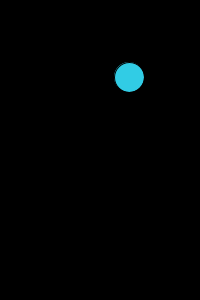
Frame 1 (no input)
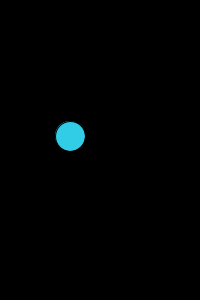
Frame 60 (the mouse pressed at the canvas centre just before this capture)
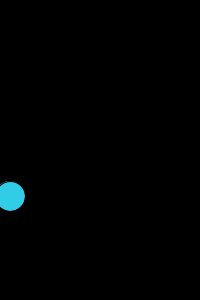
Frame 120 (the mouse held since frame 60 and released just before this capture)

The Processing sketch that drew these frames (run headless with seeded random() and noise(); from frame 60 on, the mouse is pressed at the canvas centre):

// Processing sketch: processing_82811
// ── processing_82811.pde

//Amy C. Bouncing Ball, Computer Programming 4/5
Ball hi;
void setup()
{
  hi = new Ball();
  size(200,300);
}
void draw()
{
  background(0);
  hi.show();
   hi.bounce(); 
  hi.move();
}
class Ball
{
  int x,y;
  boolean up, right;
  Ball()
  {
    x=int(random(0,200));
    y=int(random(0,300));
    boolean up;
    boolean right;
  }
  void show()
  {
    fill(49,204,229);
    ellipse(x,y,30,30);
  }
  void bounce()
  {
    if(x>200)
    {
      right=false;
    }
    if(x<0)
    {
      right=true;
    }
    if(y>300)
    {
      up=true;
    }
    if(y<0)
    {
      up=false;
    }
  }
  void move()
  {
    if(up==true)
    {
      y--;
    }
    else
    {
      y++;
    }
    if(right==true)
    {
      x++;
    }
    else
    {
      x--;
    }
  }
}
